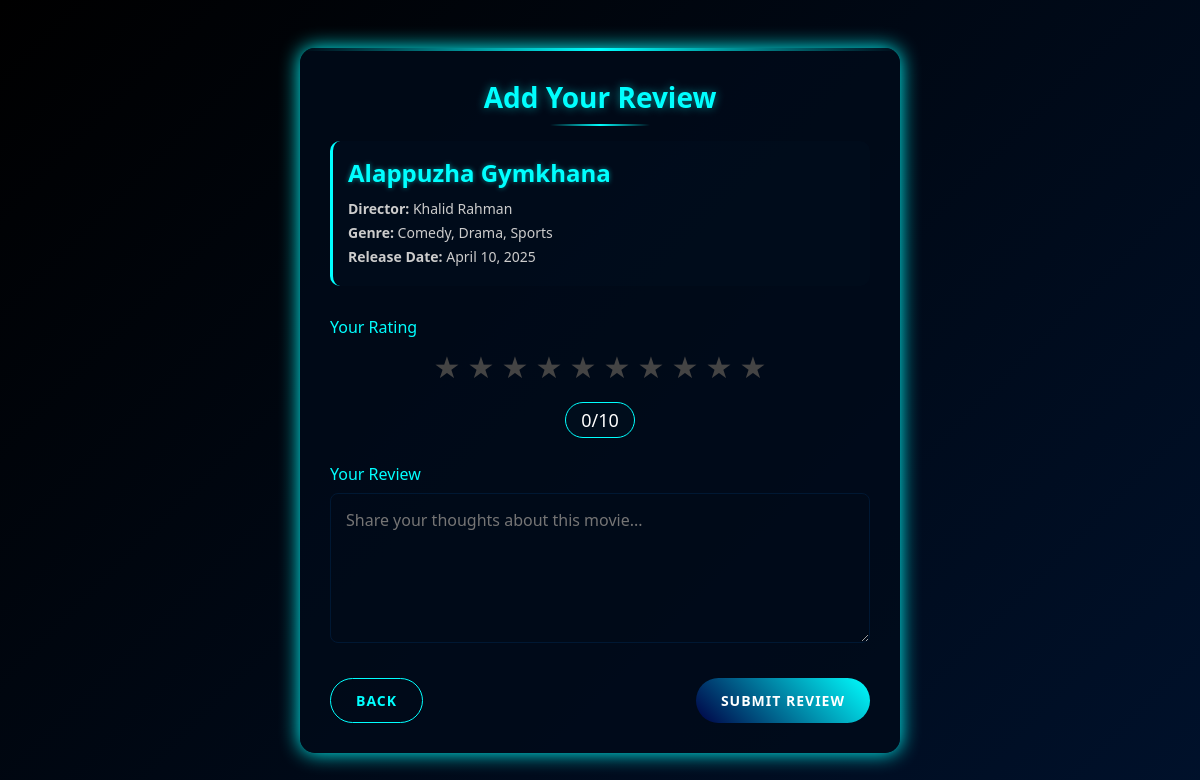
Page /add_review/2/ (signed in) on the committed database.
### cinemaapp/models.py (models this page shows)
class Movie(models.Model):
    title=models.CharField(max_length=100)
    director=models.CharField(max_length=50)
    release_date=models.DateField()
    duration=models.CharField(max_length=80)
    language=models.CharField(max_length=200)
    genre=models.CharField(max_length=50)
    description=models.TextField()
    trailer_link=models.URLField()
    poster=models.ImageField(upload_to='movie_posters/')

### cinemaapp/views.py (the view, shortened to what this page needs)
# urls.py: path('add_review/<int:rid>/', views.add_review, name='add_review'),
def add_review(request, rid):
    if 'email' in request.session:
        email = request.session['email']
        user = Register.objects.get(email=email)
        movie = Movie.objects.get(id=rid)
        return render(request,'add_review.html', {'movie':movie})
    else:
        return redirect('login')

### cinemaapp/templates/add_review.html (shortened to what this page needs)
<!DOCTYPE html>
<html lang="en">
<head>
</head>
<body>
    <div class="container">
        <h1>Add Your Review</h1>
        <div class="movie-details">
            <h2>{{ movie.title }}</h2>
            <p><strong>Director:</strong> {{ movie.director }}</p>
            <p><strong>Genre:</strong> {{ movie.genre }}</p>
            <p><strong>Release Date:</strong> {{ movie.release_date }}</p>
        </div>
        <form method="POST">
            <div class="form-group">
                <label for="rating">Your Rating</label>
                <div class="rating-container">
                    <div class="stars">
                        <label for="star10" title="10 - Masterpiece"></label>
                        <label for="star9" title="9 - Excellent"></label>
                        <label for="star8" title="8 - Great"></label>
                        <label for="star7" title="7 - Very Good"></label>
                        <label for="star6" title="6 - Good"></label>
                        <label for="star5" title="5 - Average"></label>
                        <label for="star4" title="4 - Below Average"></label>
                        <label for="star3" title="3 - Poor"></label>
                        <label for="star2" title="2 - Terrible"></label>
                        <label for="star1" title="1 - Unwatchable"></label>
                    </div>
                    <div class="rating-value"><span id="rating-display">0</span>/10</div>
                </div>
            </div>
            <div class="form-group">
                <label for="comment">Your Review</label>
                <textarea id="comment" name="comment" placeholder="Share your thoughts about this movie..." required></textarea>
            </div>
            <div class="buttons">
                <button type="button" class="btn btn-back" onclick="window.location.href='/user_list_movies/'">Back</button>
                <button type="submit" class="btn btn-submit">Submit Review</button>
            </div>
        </form>
    </div>
</body>
</html>

### cinemaapp/templates/add_review.html (style rules this page uses)
:root { --electric-blue: #00FFFF; --dark-blue: #001833; --glow-color: #00BBFF; }
* { margin: 0; padding: 0; box-sizing: border-box; font-family: 'Segoe UI', Tahoma, Geneva, Verdana, sans-serif; }
body { background-color: #000; color: #fff; min-height: 100vh; display: flex; justify-content: center; align-items: center; padding: 20px; background: linear-gradient(135deg, #000, #00112b); }
.container { width: 100%; max-width: 600px; background-color: rgba(0, 10, 25, 0.8); border-radius: 15px; padding: 30px; box-shadow: 0 0 20px var(--electric-blue); position: relative; overflow: hidden; }
.container::before { content: ''; position: absolute; top: 0; left: 0; right: 0; height: 3px; background: linear-gradient(to right, transparent, var(--electric-blue), transparent); animation: scan 3s infinite linear; }
.movie-details { margin-bottom: 30px; padding: 15px; border-radius: 10px; background-color: rgba(0, 15, 30, 0.5); border-left: 3px solid var(--electric-blue); }
.movie-details h2 { color: var(--electric-blue); margin-bottom: 10px; text-shadow: 0 0 5px rgba(0, 255, 255, 0.5); font-size: 24px; }
.movie-details p { color: #ccc; margin: 5px 0; font-size: 14px; }
h1 { text-align: center; margin-bottom: 25px; color: var(--electric-blue); text-shadow: 0 0 10px rgba(0, 255, 255, 0.5); font-size: 28px; position: relative; }
h1::after { content: ''; position: absolute; bottom: -10px; left: 50%; transform: translateX(-50%); width: 100px; height: 2px; background: linear-gradient(to right, transparent, var(--electric-blue), transparent); }
.form-group { margin-bottom: 25px; }
label { display: block; margin-bottom: 8px; color: var(--electric-blue); font-weight: 500; }
.rating-container { display: flex; flex-direction: column; align-items: center; margin-bottom: 20px; }
.stars { display: flex; flex-direction: row-reverse; justify-content: center; }
.stars label { cursor: pointer; width: 30px; font-size: 30px; color: #444; transition: all 0.3s ease; text-align: center; margin: 0 2px; }
.stars label:before { content: '★'; }
.rating-value { margin-top: 15px; font-size: 18px; color: #fff; background-color: rgba(0, 15, 30, 0.7); padding: 5px 15px; border-radius: 20px; border: 1px solid var(--electric-blue); }
textarea { width: 100%; padding: 15px; border-radius: 8px; border: 1px solid var(--dark-blue); background-color: rgba(0, 10, 25, 0.5); color: #fff; resize: vertical; min-height: 150px; transition: all 0.3s ease; font-size: 16px; }
.buttons { display: flex; justify-content: space-between; margin-top: 30px; }
.btn { padding: 12px 25px; border: none; border-radius: 25px; cursor: pointer; font-weight: bold; letter-spacing: 1px; transition: all 0.3s ease; text-transform: uppercase; font-size: 14px; }
.btn-back { background-color: transparent; color: var(--electric-blue); border: 1px solid var(--electric-blue); }
.btn-submit { background: linear-gradient(45deg, #004, var(--electric-blue)); color: white; }

### rows in the picture
Movie: title "Alappuzha Gymkhana", director "Khalid Rahman", genre "Comedy, Drama, Sports", release_date "April 10, 2025"
